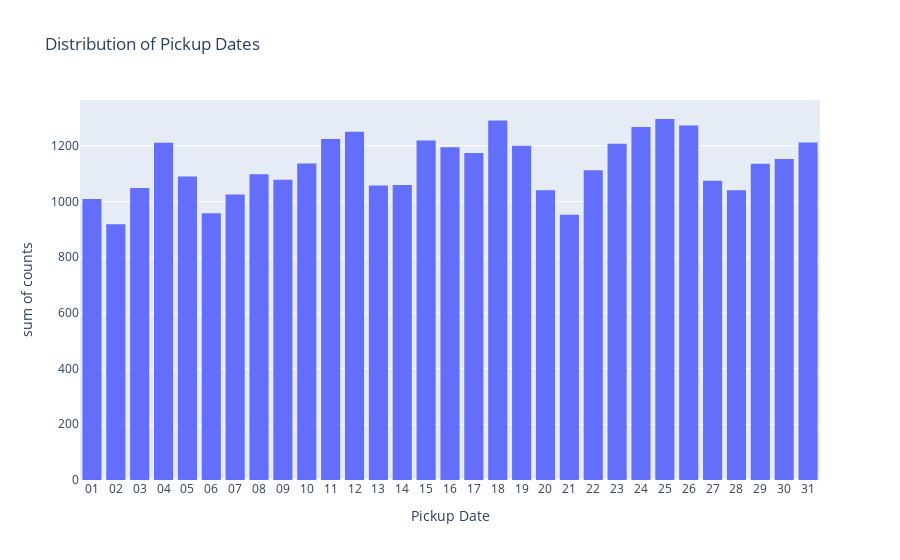

The cell this chart's notebook holds for it:
### Code cell
px.histogram(pickup_day_dist, x = 'pickup_date', y = 'counts', labels={
                     "pickup_date": "Pickup Date" },
                title = 'Distribution of Pickup Dates')
# find most pickups on the 25th with 1296, and least on the 2nd with 918

### Figure 1 — Plotly figure (JSON) as saved in the notebook; plotly's stock layout.template omitted (floating-point values rounded to 4 significant figures)
{"data": [{"alignmentgroup": "True", "bingroup": "x", "histfunc": "sum", "hovertemplate": "Pickup Date=%{x}<br>sum of counts=%{y}<extra></extra>", "legendgroup": "", "marker": {"color": "#636efa", "pattern": {"shape": ""}}, "name": "", "offsetgroup": "", "orientation": "v", "showlegend": false, "type": "histogram", "x": ["01", "02", "03", "04", "05", "06", "07", "08", "09", "10", "11", "12", "13", "14", "15", "16", "17", "18", "19", "20", "21", "22", "23", "24", "25", "26", "27", "28", "29", "30", "31"], "xaxis": "x", "y": [1009, 918, 1048, 1211, 1090, 958, 1025, 1098, 1078, 1136, 1224, 1250, 1057, 1059, 1219, 1195, 1174, 1291, 1200, 1040, 952, 1112, 1207, 1267, 1296, 1273, 1074, 1040, 1135, 1152, 1212], "yaxis": "y"}], "layout": {"barmode": "relative", "legend": {"tracegroupgap": 0}, "title": {"text": "Distribution of Pickup Dates"}, "xaxis": {"anchor": "y", "domain": [0, 1], "title": {"text": "Pickup Date"}}, "yaxis": {"anchor": "x", "domain": [0, 1], "title": {"text": "sum of counts"}}}}
